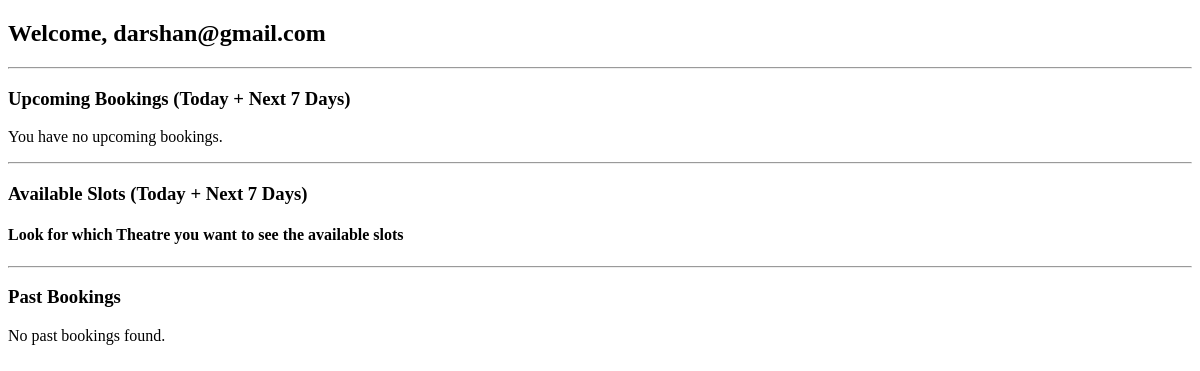
The page /dashboard (signed in) on the database as committed earlier.
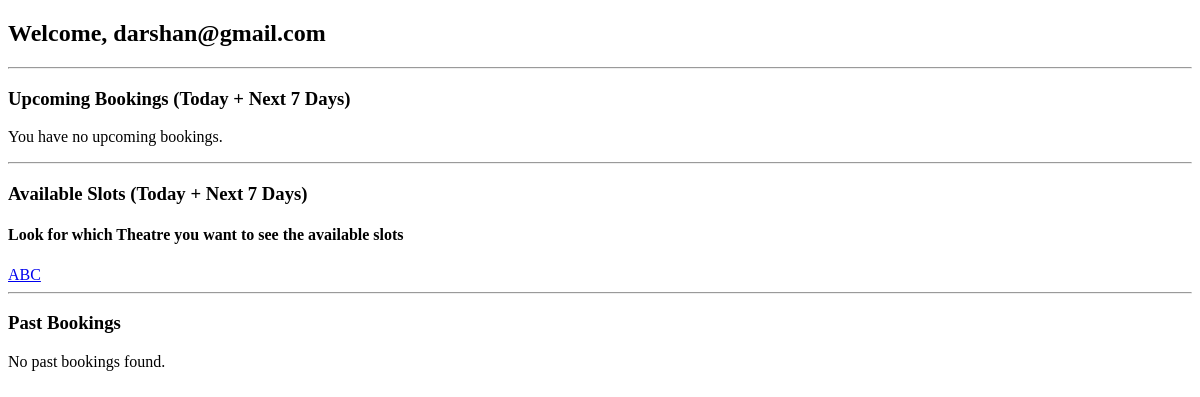
The same page on the database as committed later.
### app.py (models this page shows)
class Theatre(db.Model):
    tid=db.Column(db.Integer,primary_key=True,autoincrement=True)
    theatre_name=db.Column(db.String,unique=True,nullable=False)
    location=db.Column(db.String,nullable=False)
    franchise=db.Column(db.String,nullable=False)
    u_id=db.Column(db.Integer,db.ForeignKey(User.uid),nullable=False)
    user = db.relationship(User,backref='theatre',lazy=True)

### app.py (the view, shortened to what this page needs)
@app.route("/dashboard")
def dashboard_page():
    jinjaemail = session.get("email")
    role = session.get("f_rid")
    if role == 2:
            current_user = User.query.filter_by(email=jinjaemail).first()
            uid = current_user.uid
            all_theatres=Theatre.query.all()
            from datetime import datetime,timedelta,date
            now = datetime.now()
            today = now.date()
            end_date = today + timedelta(days=7)
            all_my_bookings = (
                Booking.query.join(Theatre)
                .filter(
                    Booking.u_id == uid,
                    Booking.booking_date >= today,
                    Booking.booking_date <= end_date
                )
                .order_by(Booking.booking_date, Booking.booking_time)
                .all()
            )
            my_bookings = [
                s for s in all_my_bookings
                if datetime.combine(s.booking_date, s.booking_time) >= now
            ]
            all_bookings_out_of_the_window = (
                Booking.query.join(Theatre)
                .filter(Booking.u_id == uid)
                .order_by(Booking.booking_date.desc(), Booking.booking_time.desc())
                .all()
            )
            past_bookings = [
                s for s in all_bookings_out_of_the_window
                if datetime.combine(s.booking_date, s.booking_time) < now
            ]
            return render_template(
                "Dashboard.html",
                jinjaemail=jinjaemail,
                my_bookings=my_bookings,
                past_bookings=past_bookings,
                all_theatres=all_theatres
            )

### app.py (called while the page is built)
@app.context_processor
def inject_now():
    from datetime import datetime
    return {'now': datetime.utcnow}

### templates/Dashboard.html (shortened to what this page needs)
<!DOCTYPE html>
<html lang="en">
<head>
</head>
<body>
    <h2>Welcome, {{ jinjaemail }}</h2>
    <hr>
    <h3>Upcoming Bookings (Today + Next 7 Days)</h3>
    {% if my_bookings %}
        {% for slot in my_bookings %}
            <div style="border:1px solid #ddd; padding:10px; margin:8px 0;">
                <strong>{{ slot.theatre.theatre_name }}</strong><br>
                {{ slot.booking_date.strftime('%A, %Y-%m-%d') }} |
                {{ slot.booking_time.strftime('%H:%M') }}
                <form method="POST" action="{{ url_for('cancel_booking', booking_id=slot.bid) }}" style="display:inline;">
                    <button type="submit">Cancel</button>
                </form>
            </div>
        {% endfor %}
    {% else %}
        <p>You have no upcoming bookings.</p>
    {% endif %}
    <hr>
    <h3>Available Slots (Today + Next 7 Days)</h3>
    <h4>Look for which Theatre you want to see the available slots</h4>
    {% for theatre in all_theatres %}
    <a href="/theatre_profile/{{theatre.tid}}">{{theatre.theatre_name}}</a>
    {% endfor %}
    <hr>
    <h3>Past Bookings</h3>
    {% if past_bookings %}
        {% for slot in past_bookings %}
            <div style="border:1px solid #ccc; padding:10px; margin:8px 0; background:#f8f8f8;">
                <strong>{{ slot.theatre.theatre_name }}</strong><br>
                {{ slot.booking_date.strftime('%A, %Y-%m-%d') }} |
                {{ slot.booking_time.strftime('%H:%M') }}
                <span style="color: gray;">(Past)</span>
            </div>
        {% endfor %}
    {% else %}
        <p>No past bookings found.</p>
    {% endif %}
</body>
</html>

Rows that differ between the two databases and show on the page:
added Theatre: theatre_name "ABC"
